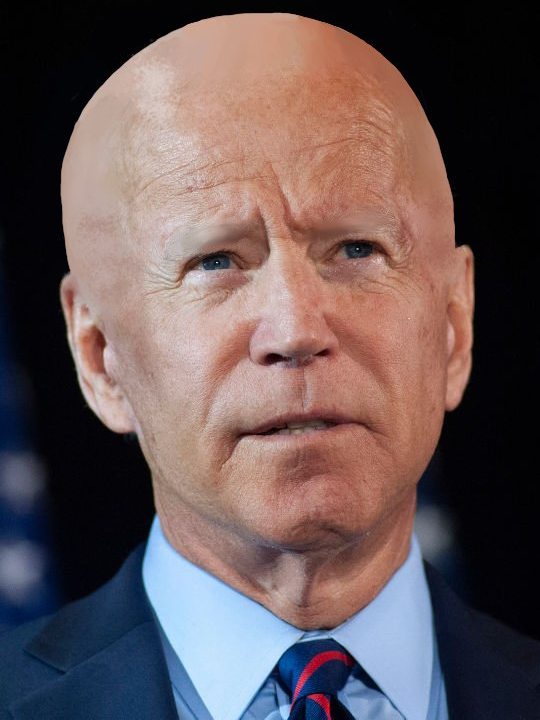
#> input picture joe.png, 540 x 720 px, found by its file name
$ jupyter execute source-2.ipynb
#> lines starting #> are read from the running program, lines starting #| are printed output that depends on the picture
[cell 1]
import numpy as np
import pandas as pd
import seaborn as sns
from sklearn.model_selection import train_test_split
from sklearn.metrics import accuracy_score,precision_score,confusion_matrix
import matplotlib.pyplot as plt
from sklearn.decomposition import PCA
from sklearn.neighbors import KernelDensity
from sklearn.model_selection import GridSearchCV
import cv2
from scipy.sparse.linalg import eigsh
plt.rcParams["figure.figsize"] = (20,12)

[cell 2]
# ------------------------------------------------------ A ------------------------------------------------------#
def patch_extract(img,kernel=(8,8)):
    print("Orginal image shape:",img.shape)
    patch = []
    # select pixels as kernel of 8*8
    for i in range(0,img.shape[0],kernel[0]):
        for j in range(0,img.shape[1],kernel[1]):
            if j+kernel[1] >=img.shape[1]:
                break
            # select arear with given size of height and width
            select_area = img[i:i+kernel[0],j:j+kernel[1]]

            # select only one channel (are channels are equal)
            for m in range(kernel[0]):
                for n in range(kernel[1]):
                    select_area[m][n] = select_area[m][n][0]
                    if select_area[m][n][0] != select_area[m][n][1] or select_area[m][n][0]!=select_area[m][n][2]:
                        raise ValueError("Channels are not equal")

            #resize the selected pixels to a 1D vector
            resize_to_vector = np.resize(select_area,(kernel[0]*kernel[1]))

            # store the vector
            patch.append(resize_to_vector)
    tmp = np.transpose(np.array(patch), (1, 0))
    print("Patch image shape:",tmp.shape)
    # transpose and return the patch
    return tmp


img = cv2.imread("./inputs/P4/joe.png")
#> img is the input picture: shape (720, 540, 3); mean B, G, R 87.6, 86.8, 103.3
new_img = patch_extract(img)
#| Orginal image shape: (720, 540, 3)
#> after the loop in patch_extract, `for i in range(0,img.shape[0],kernel[0]):`: patch = 6030 items
#| Patch image shape: (64, 6030)
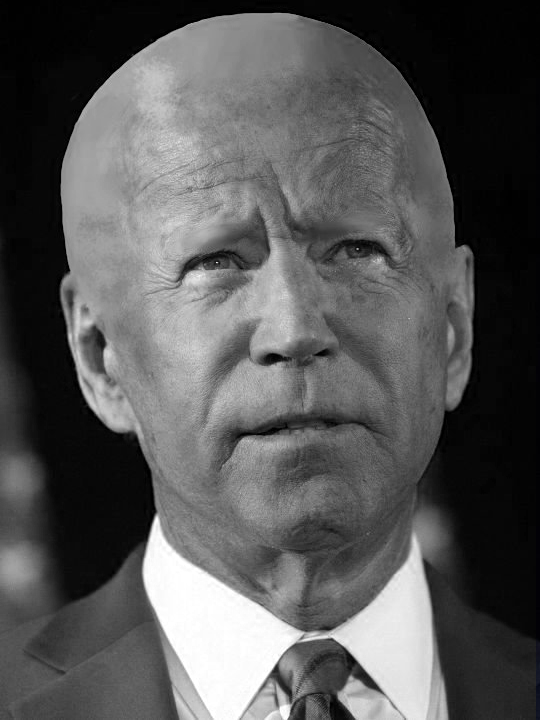
#> img: shape (720, 540, 3); mean B, G, R 87.6, 87.6, 87.6

[cell 3]
# ------------------------------------------------------ B ------------------------------------------------------#
#calculate eigens
pca = PCA(n_components=20).fit(np.cov(new_img))
eigenvalues,eigenvectors = pca.explained_variance_,pca.components_
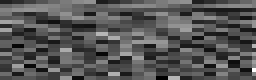
#> eigenvectors: shape (20, 64) float64 (shown 4 times larger); min -0.267, max 0.553, mean 0.00866; drawn with min black and max white
#> eigenvalues = 20 values, max 348880.3 at index 0, min 1.03 at index 19, mean 22384.5

# printing eigenvalues and eigenvectors
for i in range(20):
    print("EigenValue #{0}:".format(i+1),eigenvalues[i])
    print("EigenVactor #{0}:".format(i+1),eigenvectors[i],end="\n=========================\n")
#> this loop made 20 passes
#> (printed output is left out)

[cell 4]
# displaying eigenimages
for index in range(8):
    plt.subplot(3,3,index+1)
    tmp_img = np.resize(eigenvectors[index],(8,8))
    plt.title("Eigen image #{0}".format(index+1))
    plt.axis('off')
    plt.imshow(tmp_img,cmap='gray')
index +=1
plt.subplot(3,3,index+1)
row_means = new_img.mean(axis=1)
#> row_means = 64 values, max 88.18 at index 48, min 87.45 at index 21, mean 87.86
plt.imshow(np.resize(row_means,(8,8)),cmap='gray')
plt.title("Mean image")
plt.axis('off')
plt.show()
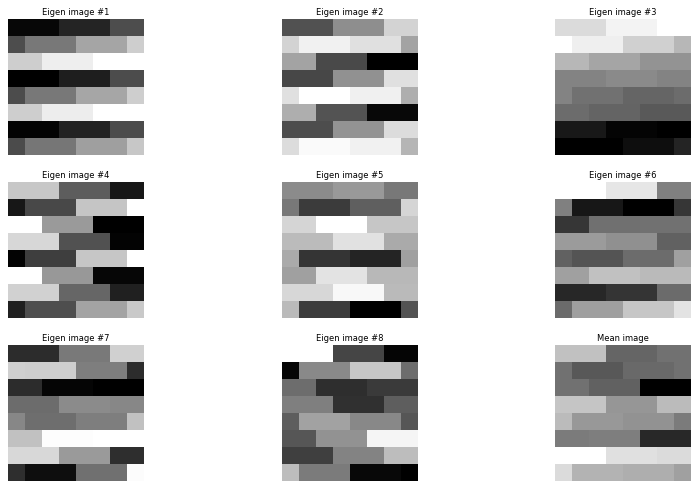
#> figure drawn by matplotlib, 9 panels

[cell 5]
 # ------------------------------------------------------ C ------------------------------------------------------#
K = [2,5,10,20]

#compressed images
Compressed = []
for i in range(4):
    print("Compressed Shape: ",np.dot(eigenvectors[:K[i]],new_img).shape)
    Compressed.append(np.dot(eigenvectors[:K[i]],new_img))
#> after the loop, Compressed = 4 items

print("Compressed Shape(mean): ",np.dot(row_means,new_img).shape)
Compressed.append(np.dot(row_means,new_img))

[cell 6]
 # ------------------------------------------------------ D ------------------------------------------------------#
Uncompress = []
for i in range(4):
    print("Uncompressed Shape: ",np.dot(eigenvectors[:K[i]].T,Compressed[i]).shape)
    Uncompress.append(np.dot(eigenvectors[:K[i]].T,Compressed[i]))
#> after the loop, Uncompress = 4 items

print("Uncompressed Shape(Mean): ",np.dot(np.resize(Compressed[4],(6030,1)),np.resize(row_means,(1,64))).T.shape)
Uncompress.append(np.dot(np.resize(Compressed[4],(6030,1)),np.resize(row_means,(1,64))).T)

[cell 7]
 # ------------------------------------------------------ E ------------------------------------------------------#
plt.rcParams["figure.figsize"] = (10,10)
def patch_reconstruct(img,kernel=(8,8),orginal=(720, 536)):
    #transpose input image to each patch will be in one row
    img = np.transpose(np.array(img), (1, 0))

    #Create blank image
    blank_img = np.zeros(orginal)

    print("Input image shape:",img.shape)
    index = 0

    for i in range(int(orginal[0]/kernel[0])): # count of kernel that scroll into row pixels
        for j in range(int(orginal[1]/kernel[1])):# count of kernel that scroll into col pixels

            #reshape 1*64 to 8*8 and replace with blank pixels
            blank_img[i*8:i*8+kernel[0],j*8:j*8+kernel[1]] = np.reshape(img[index],kernel)
            index+=1

    print("Output image shape:",blank_img.shape)
    # transpose and return the patch
    return blank_img


# printing uncopressed images
for index in range(4):
    plt.subplot(3,2,index+1)
    plt.title("Uncompressed image #{0} with K:{1}".format(index+1,K[index]))
    plt.axis('off')
    tmp = patch_reconstruct(Uncompress[index])
    plt.imshow(np.array(tmp,dtype=np.int32),cmap='gray')
#> this loop made 4 passes
#> pass 1, `tmp = patch_reconstruct(Uncompress[index])`:
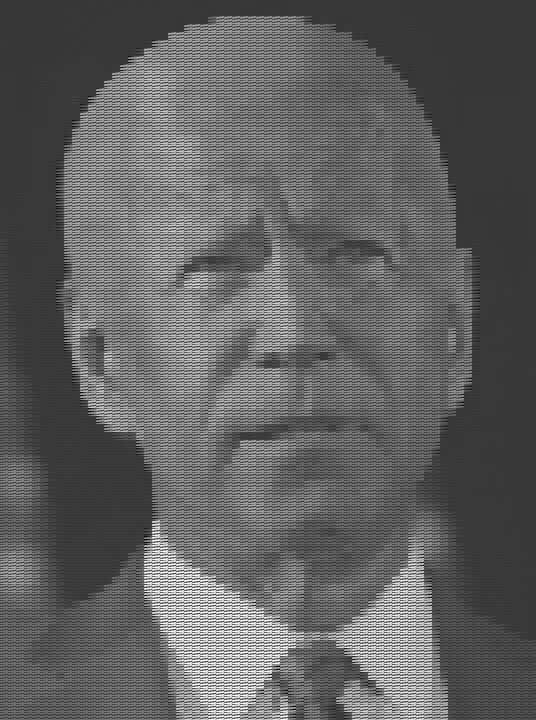
#> tmp: shape (720, 536) float64; min -89.84, max 331.6, mean 70.2; drawn with min black and max white
#> pass 2, `tmp = patch_reconstruct(Uncompress[index])`:
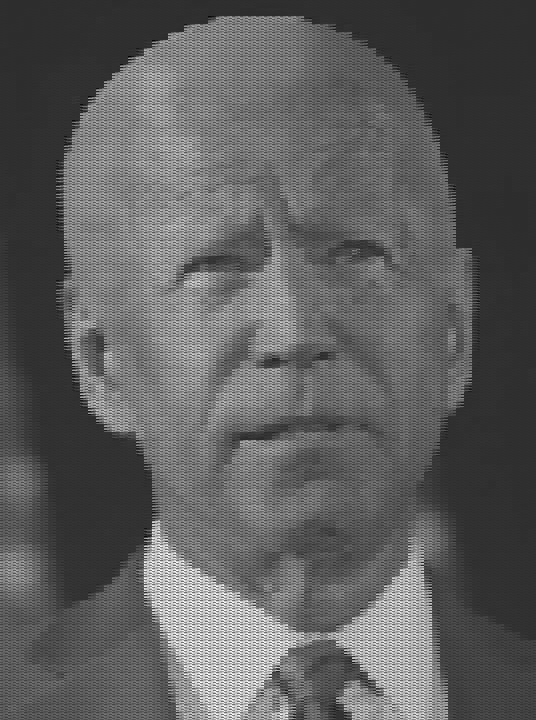
#> tmp: shape (720, 536) float64; min -73.46, max 341.1, mean 80.1; drawn with min black and max white

plt.subplot(3,2,5)
plt.title("Uncompressed image #{0} with mean image".format(5,K[index]))
plt.imshow(np.array(patch_reconstruct(Uncompress[4]),dtype=np.int32),cmap='gray')
#> after the loop in patch_reconstruct (call 5), `for i in range(int(orginal[0]/kernel[0])):`:
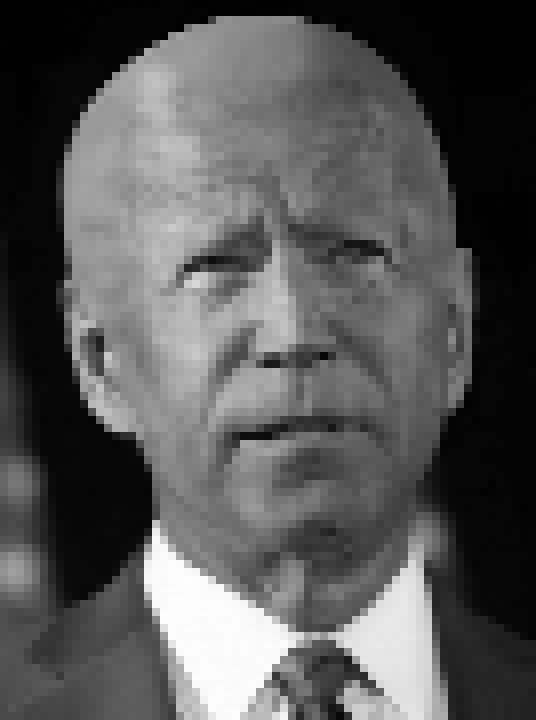
#> blank_img: shape (720, 536) float64; min 276869.9, max 126432854.2, mean 43404109.5; drawn with min black and max white
#> after the loop in patch_reconstruct (call 5), `for i in range(int(orginal[0]/kernel[0])):`: index = 6030
plt.axis('off')
plt.show()
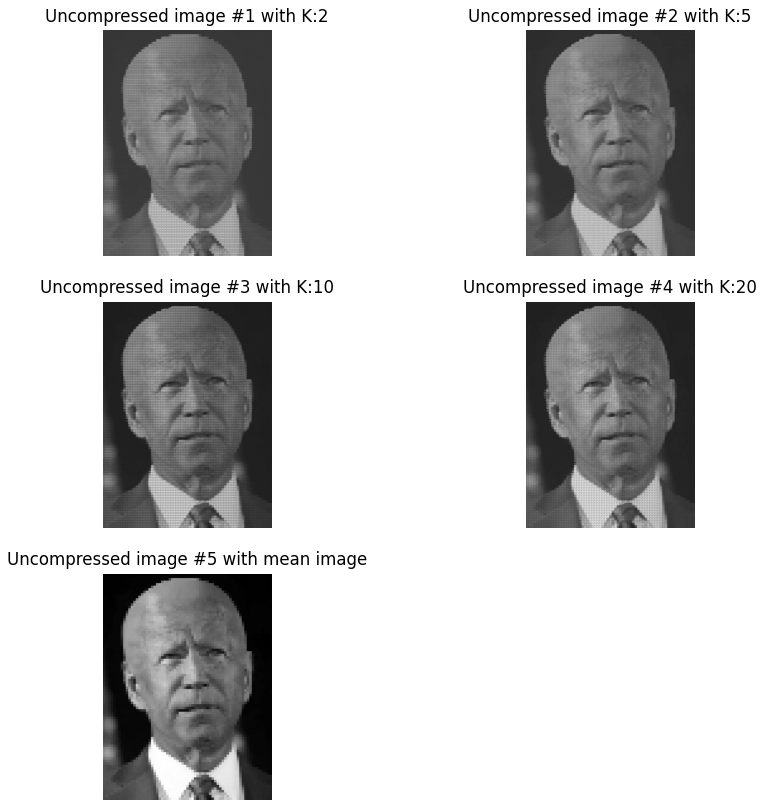
#> figure drawn by matplotlib, 5 panels
